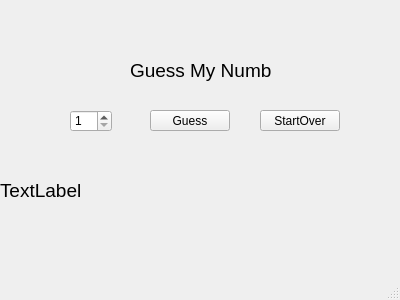
<?xml version="1.0" encoding="UTF-8"?>
<ui version="4.0">
 <class>MainWindow</class>
 <widget class="QMainWindow" name="MainWindow">
  <property name="geometry">
   <rect>
    <x>0</x>
    <y>0</y>
    <width>400</width>
    <height>300</height>
   </rect>
  </property>
  <property name="windowTitle">
   <string>MainWindow</string>
  </property>
  <widget class="QWidget" name="centralwidget">
   <widget class="QLabel" name="label">
    <property name="geometry">
     <rect>
      <x>130</x>
      <y>50</y>
      <width>141</width>
      <height>41</height>
     </rect>
    </property>
    <property name="font">
     <font>
      <pointsize>14</pointsize>
     </font>
    </property>
    <property name="text">
     <string>Guess My Number</string>
    </property>
   </widget>
   <widget class="QPushButton" name="guessButton">
    <property name="geometry">
     <rect>
      <x>150</x>
      <y>110</y>
      <width>80</width>
      <height>21</height>
     </rect>
    </property>
    <property name="text">
     <string>Guess</string>
    </property>
   </widget>
   <widget class="QPushButton" name="startOverButton">
    <property name="geometry">
     <rect>
      <x>260</x>
      <y>110</y>
      <width>80</width>
      <height>21</height>
     </rect>
    </property>
    <property name="text">
     <string>StartOver</string>
    </property>
   </widget>
   <widget class="QSpinBox" name="spinBox">
    <property name="geometry">
     <rect>
      <x>70</x>
      <y>110</y>
      <width>42</width>
      <height>22</height>
     </rect>
    </property>
    <property name="minimum">
     <number>1</number>
    </property>
    <property name="maximum">
     <number>10</number>
    </property>
   </widget>
   <widget class="QLabel" name="messageLabl">
    <property name="geometry">
     <rect>
      <x>0</x>
      <y>180</y>
      <width>401</width>
      <height>21</height>
     </rect>
    </property>
    <property name="font">
     <font>
      <pointsize>14</pointsize>
     </font>
    </property>
    <property name="text">
     <string>TextLabel</string>
    </property>
   </widget>
  </widget>
  <widget class="QMenuBar" name="menubar">
   <property name="geometry">
    <rect>
     <x>0</x>
     <y>0</y>
     <width>400</width>
     <height>19</height>
    </rect>
   </property>
  </widget>
  <widget class="QStatusBar" name="statusbar"/>
 </widget>
 <resources/>
 <connections/>
</ui>
